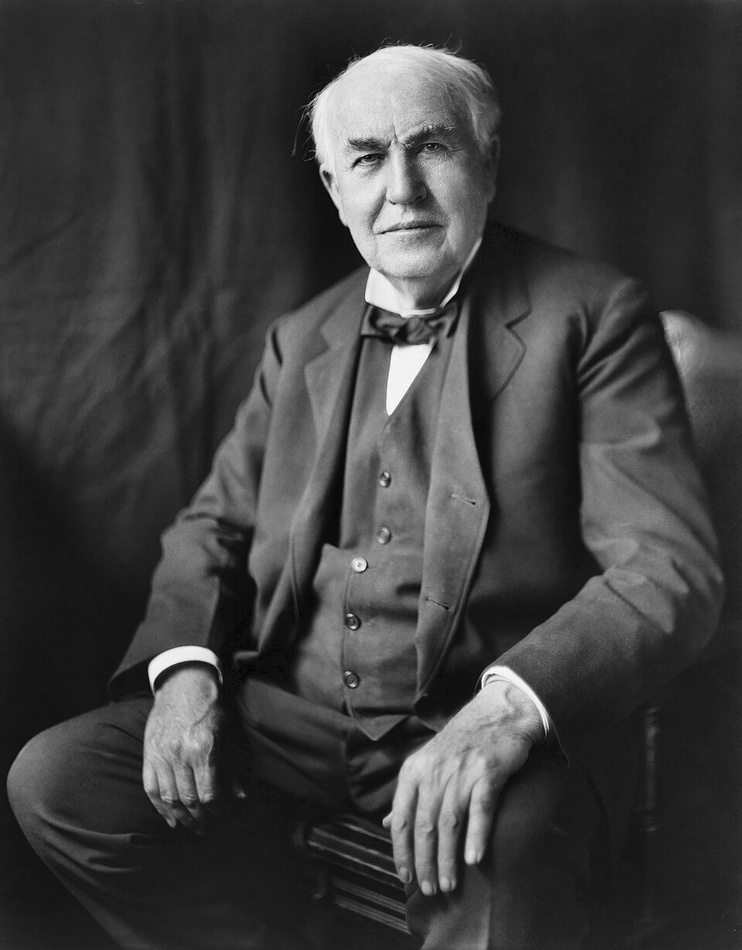
#> input picture assignment-26/section-6/Thomas_Edison.jpg, 742 x 950 px, shrunk from 960 x 1229 before the run
$ python main.py
#> lines starting #> are read from the running program, lines starting #| are printed output that depends on the picture; after the words box and inside, x2 and y2 are one past the last pixel; in counts of white or black regions, pixels touching at a corner belong together
import cv2
image_1 = cv2.imread("Thomas_Edison.jpg")
#> image_1 is the input picture: shape (950, 742, 3); min 0, max 255, mean 61.8
image_2 = cv2.imread("Graham_Bell.jpg")
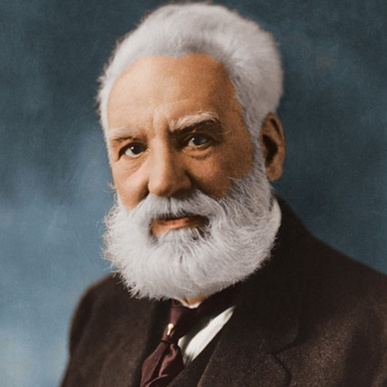
#> input picture assignment-26/section-6/Graham_Bell.jpg, 387 x 387 px, shrunk from 500 x 500 before the run
#> image_2 is the input picture: shape (387, 387, 3); mean B, G, R 87.8, 89.8, 92.8
grayscale_image_1 = cv2.cvtColor(image_1,cv2.COLOR_BGR2GRAY)
grayscale_image_2 = cv2.cvtColor(image_2,cv2.COLOR_BGR2GRAY)
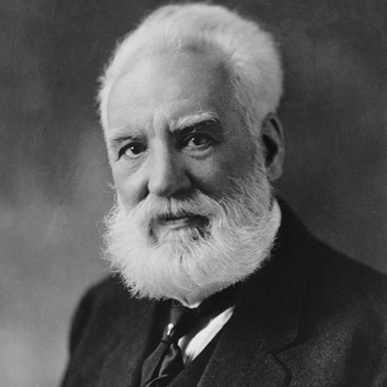
#> grayscale_image_2: shape (387, 387); min 11, max 245, mean 90.5
h = 200
w = 200
h2 = 100
w2 = 100
for i in range(0,h):
    for j in range(0,w):
        if i <= h2 and j >= w2:
            grayscale_image_1[i,j] = 0
            grayscale_image_2[i,j] = 0
        elif i > h2:
            grayscale_image_1[i,j] = 0
            grayscale_image_2[i,j] = 0
    w -= 1
    w2 -= 1
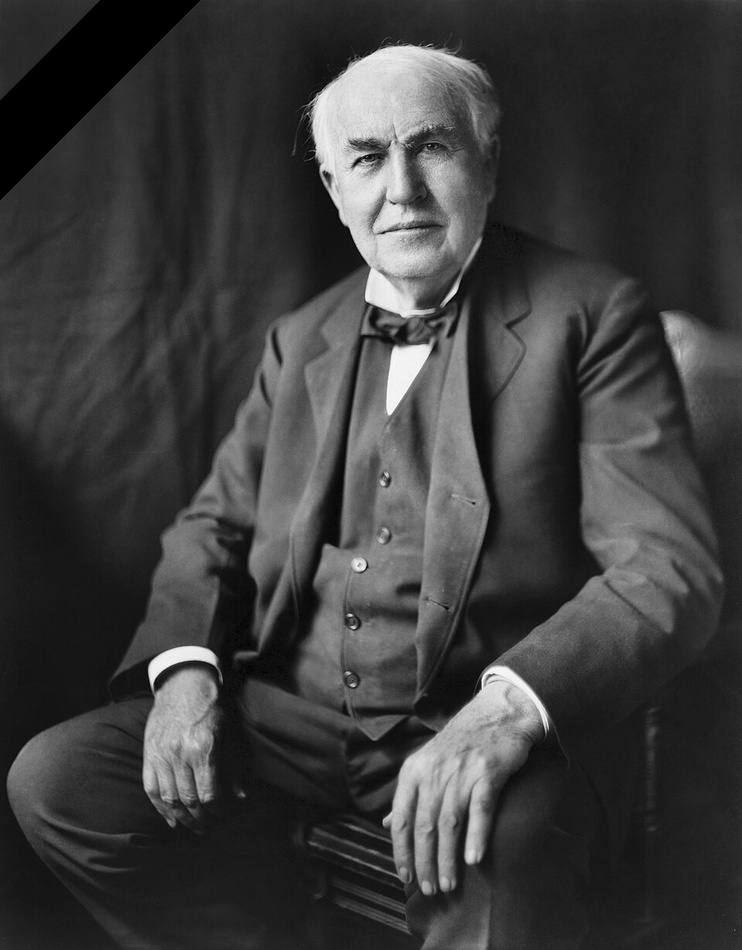
#> grayscale_image_1: shape (950, 742); min 0, max 255, mean 60.9
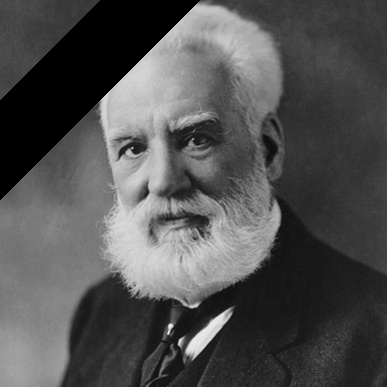
#> grayscale_image_2: shape (387, 387); 10.05% of pixels changed, all inside (x1, y1, x2, y2) = (0, 0, 200, 200)

# cv2.imshow("",grayscale_image)
# cv2.waitKey()
cv2.imwrite("death_Thomas_Edison.jpg",grayscale_image_1)
cv2.imwrite("death_Graham_Bell.jpg",grayscale_image_2)
